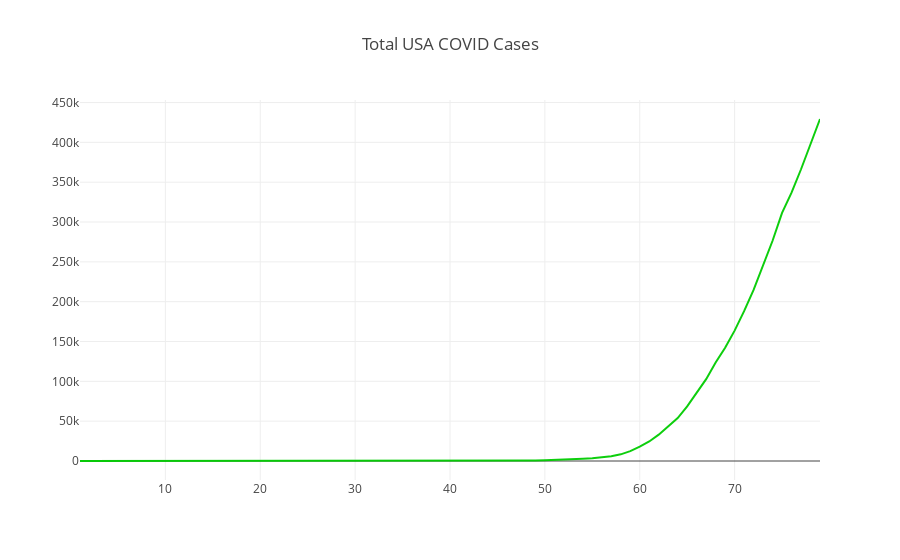

Write notebook code for a chart like this one.
### Markdown cell above
## The Curve: Total Cases, USA

Just 2020 COVID-19 Cases, cumulative, as reported by the New York Times (https://github.com/nytimes/covid-19-data).

**This is the scary graph!** The cases keep piling up!

### Code cell
val curve_total_cases: Vector[Int] = totalNewDaily(state = None).map(_.totalCases)

val curve_total_cases_trace = Scatter(
  (1 to curve_total_cases.size),
  curve_total_cases,
  name = "2020 Covid Total Cases",
  mode = ScatterMode(ScatterMode.Lines),
  marker = Marker(
    color = Color.RGBA(0, 204, 0, 0.95),
    line = Line(
      color = Color.RGBA(217, 217, 217, 1.0),
      width = 1.0
    ),
    symbol = Symbol.Circle(),
    size = 3
  )
)

val data = Seq(curve_total_cases_trace)

val layout = Layout("Total USA COVID Cases")

plot(data, layout)

### Figure 1 — Plotly figure (JSON) as saved in the notebook; plotly's stock layout.template omitted (floating-point values rounded to 4 significant figures)
{"data": [{"marker": {"color": "rgba(0, 204, 0, 0.95)", "line": {"color": "rgba(217, 217, 217, 1.0)", "width": 1}, "size": 3, "symbol": "circle"}, "mode": "lines", "name": "2020 Covid Total Cases", "type": "scatter", "x": [1, 2, 3, 4, 5, 6, 7, 8, 9, 10, 11, 12, 13, 14, 15, 16, 17, 18, 19, 20, 21, 22, 23, 24, 25, 26, 27, 28, 29, 30, 31, 32, 33, 34, 35, 36, 37, 38, 39, 40, 41, 42, 43, 44, 45, 46, 47, 48, 49, 50, 51, 52, 53, 54, 55, 56, 57, 58, 59, 60, 61, 62, 63, 64, 65, 66, 67, 68, 69, 70, 71, 72, 73, 74, 75, 76, 77, 78, 79], "y": [1, 1, 1, 2, 3, 5, 5, 5, 5, 6, 7, 8, 11, 11, 11, 12, 12, 12, 12, 12, 13, 13, 14, 15, 15, 15, 15, 25, 25, 25, 27, 30, 30, 30, 43, 45, 60, 60, 65, 70, 88, 104, 125, 161, 228, 311, 428, 547, 748, 1018, 1263, 1668, 2224, 2898, 3600, 4507, 5905, 8345, 12413, 17996, 24532, 33061, 43499, 53938, 68537, 85533, 102766, 123619, 142194, 163683, 188049, 214711, 244423, 276501, 311536, 336774, 366238, 397754, 429319]}], "layout": {"title": "Total USA COVID Cases"}}
